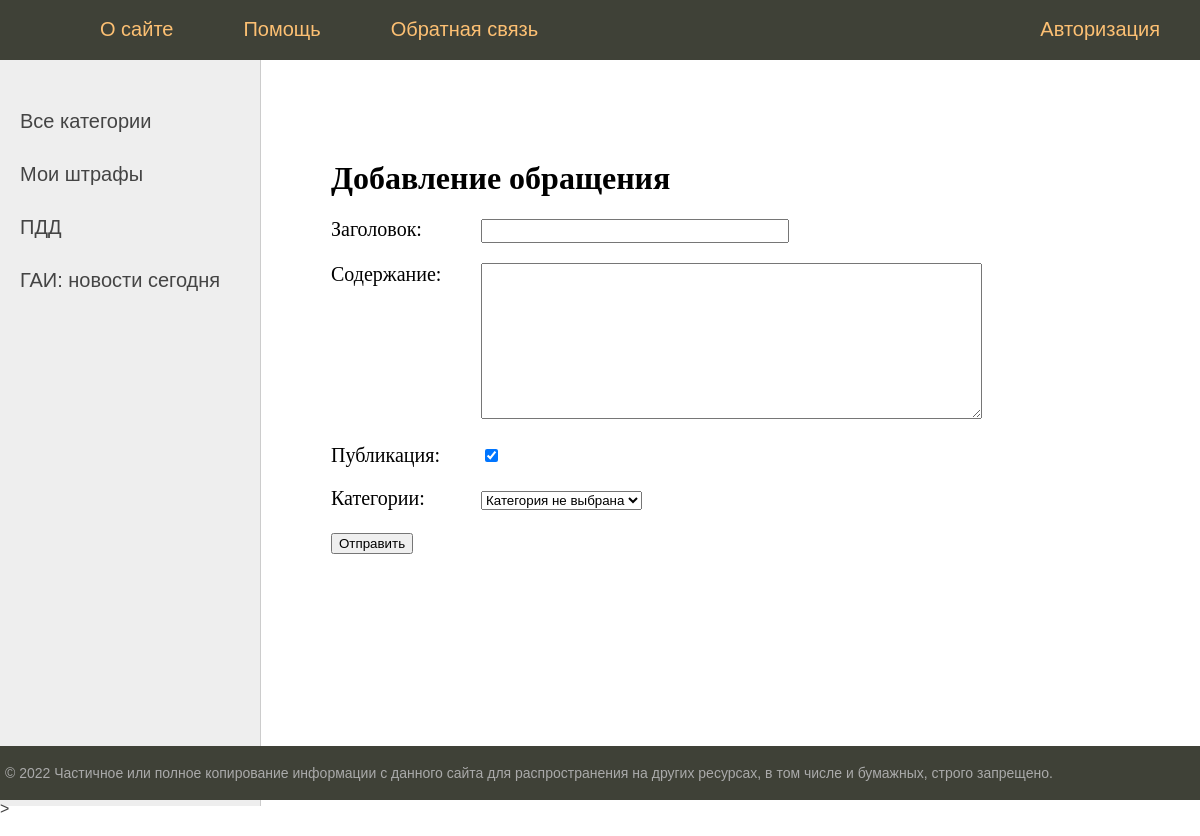
Screenshot of /helpme/ with the database file from the repository.
### myfines/models.py (models this page shows)
class Category(models.Model):
    name = models.CharField(max_length=100, db_index=True)
    slug = models.SlugField(max_length=255, unique=True, db_index=True, verbose_name="URL")
    def __str__(self):
        return self.name
    def get_absolute_url(self):
        return reverse('category', kwargs={'cat_id': self.pk})
    class Meta:
        verbose_name = 'Категория'
        verbose_name_plural = 'Категории'
        ordering = ['id']

### myfines/views.py (the view)
# urls.py: path('helpme/', helpme, name='helpme'),
def helpme(request):
    if request.method == 'POST':
        form = AddPostForm(request.POST)
        if form.is_valid():
            try:
                Fines.objects.create(**form.cleaned_data)
                return redirect('home')
            except:
                form.add_error(None, 'Ошибка добавления обращения')
    else:
        form = AddPostForm()
    return render(request, 'myfines/helpme.html', {'menu': menu, 'title': 'Добавление обращения', 'form': form})

### myfines/forms.py
class AddPostForm(forms.Form):
    title = forms.CharField(max_length=255, label="Заголовок", widget=forms.TextInput(attrs={'class': 'form-input'}))
    content = forms.CharField(widget=forms.Textarea(attrs={'cols': 60, 'rows': 10}), label="Содержание")
    is_published = forms.BooleanField(label="Публикация", required=False, initial=True)
    cat = forms.ModelChoiceField(queryset=Category.objects.all(), label="Категории", empty_label="Категория не выбрана")

### myfines/templatetags/myfines_tags.py (called while the page is built)
@register.inclusion_tag('myfines/list_categories.html')
def show_categories(sort=None, cat_selected=0):
    if not sort:
        cats = Category.objects.all()
    else:
        cats = Category.objects.order_by(sort)
    return {"cats": cats, "cat_selected": cat_selected}

### templates/myfines/helpme.html (shortened to what this page needs)
{% extends 'myfines/base.html' %}
{% block content %}
<h1>{{title}}</h1>
<form action="{% url 'helpme' %}" method="post">
    {% for f in form %}
<p><label class="form-label" for="{{ f.id_for_label }}">{{f.label}}: </label>{{ f }}</p>
{% endfor %}
    <button type="submit">Отправить</button>
</form>
{% endblock %}

### templates/myfines/list_categories.html
{% for c in cats %}
         {% if c.pk == cat_selected %}
                   <li class="selected">{{c.name}}</li>
         {% else %}
                   <li><a href="{{ c.get_absolute_url }}">{{c.name}}</a></li>
         {% endif %}
{% endfor %}

### myfines/static/myfines/css/styles.css (style rules this page uses)
html, body { font-family: 'Arial'; margin: 0; padding: 0; height: 100%; width: 100%; color: #444; }
a { color: #0059b2; text-decoration: none; }
.left-chapters ul li { margin: 30px 0 0 0; color: #999; }
.left-chapters ul li a { color: #444; text-decoration: none; }
.content-text h1 { font-size: 32px; }
.form-input { width: 300px; font-size: 16px; }
.form-label { display: inline-block; min-width: 150px; vertical-align: top; }

### rows the page displays
Category: name "Мои штрафы"
Category: name "ПДД"
Category: name "ГАИ: новости сегодня"

### other values shown
{{ m.title }} "О сайте" "Помощь" "Обратная связь"
{{ m.title }} "Авторизация"
{{ title }} "Добавление обращения"
{{ f.label }} "Заголовок" "Содержание" "Публикация" "Категории"
